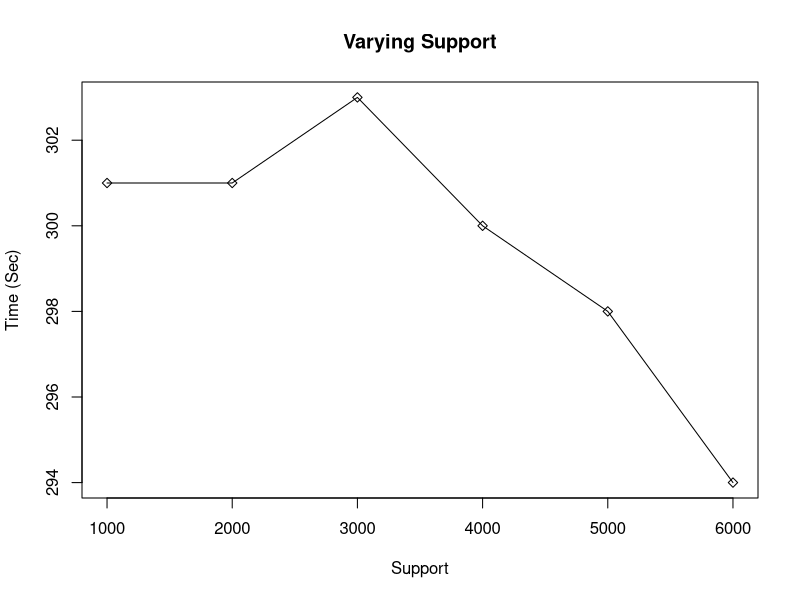
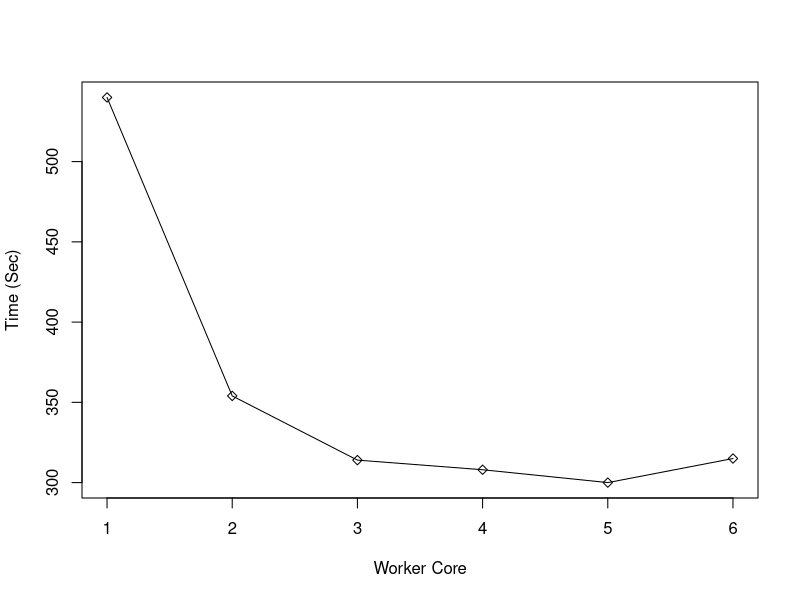
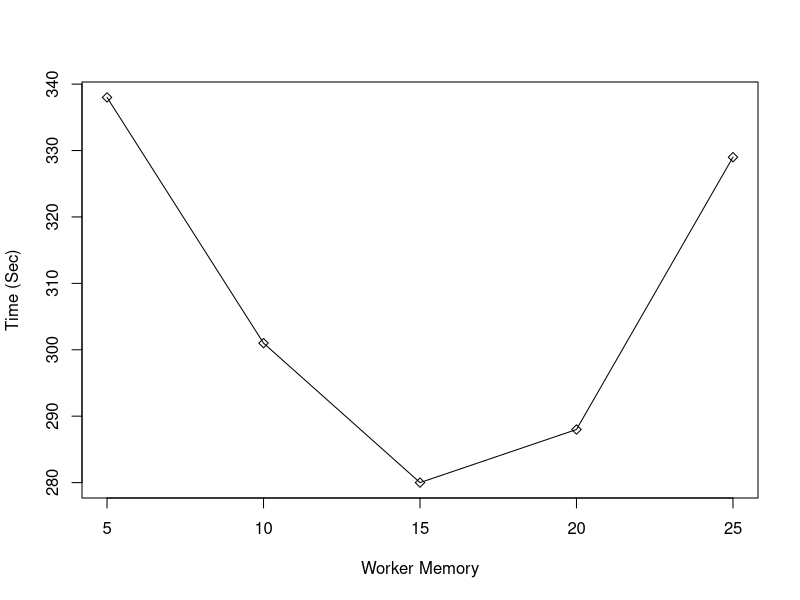
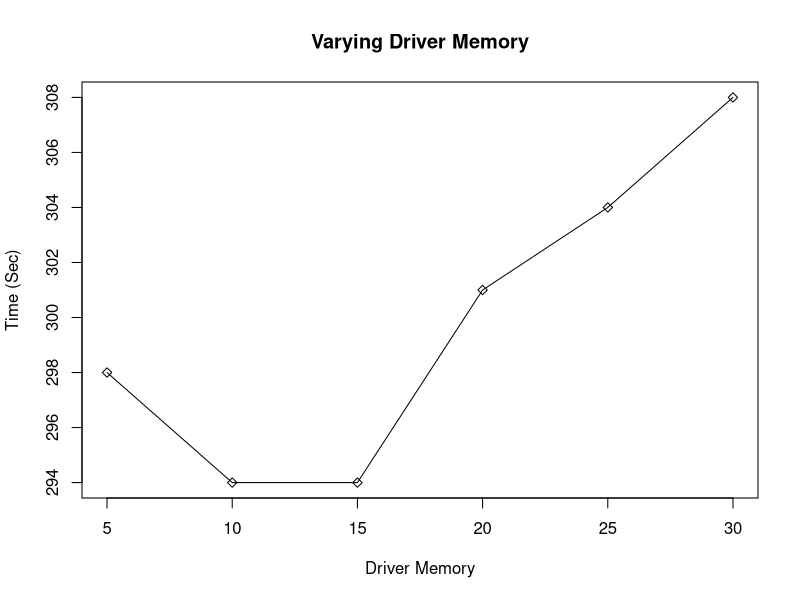
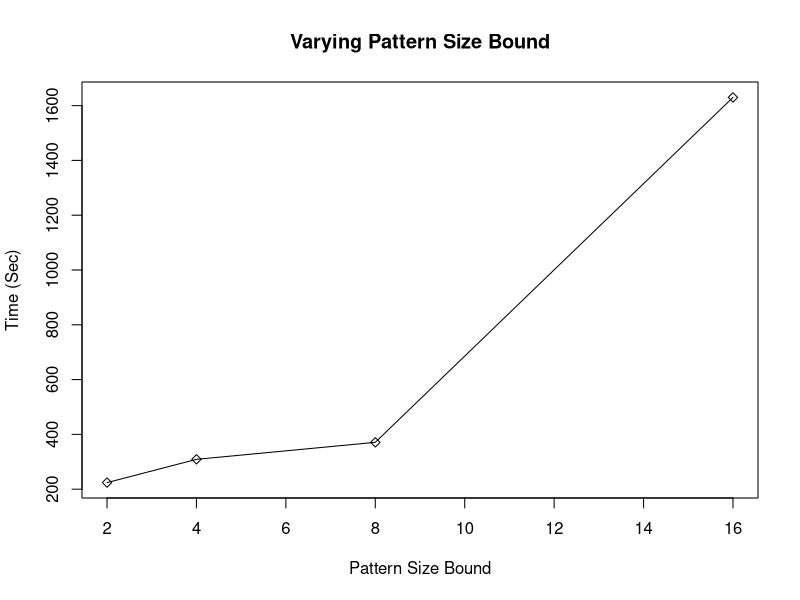

Source code (R) for these figures, in order:
x <- c(1000,2000,3000,4000,5000,6000)
y <- c(301,301,303,300,298,294)
setEPS()
postscript("varying_support.eps")
plot(x,y,type="n",xlab="Support",ylab="Time (Sec)")
title("Varying Support")
lines(x,y,pch=23)
points(x,y,pch=23)
dev.off()


setEPS()
postscript("varying_workercore.eps")
x <- c(1,2,3,4,5,6)
y <- c(540,354,314,308,300,315)
plot(x,y,type="n",xlab="Worker Core",ylab="Time (Sec)")
lines(x,y,pch=23)
points(x,y,pch=23)
dev.off()


setEPS()
postscript("varying_workermem.eps")
x <- c(5,10,15,20,25)
y <- c(338,301,280,288,329)
plot(x,y,type="n",xlab="Worker Memory",ylab="Time (Sec)")
lines(x,y,pch=23)
points(x,y,pch=23)
dev.off()




setEPS()
postscript("varying_drivermem.eps")
x <- c(5,10,15,20,25,30)
y <- c(298,294,294,301,304,308)
plot(x,y,type="n",xlab="Driver Memory",ylab="Time (Sec)")
title("Varying Driver Memory")
lines(x,y,pch=23)
points(x,y,pch=23)
dev.off()


setEPS()
postscript("varying_patternsizebound.eps")
x <- c(2,4,8,16)
y <- c(224,309,371,1630)
plot(x,y,type="n",xlab="Pattern Size Bound",ylab="Time (Sec)")
title("Varying Pattern Size Bound")
lines(x,y,pch=23)
points(x,y,pch=23)
dev.off()

